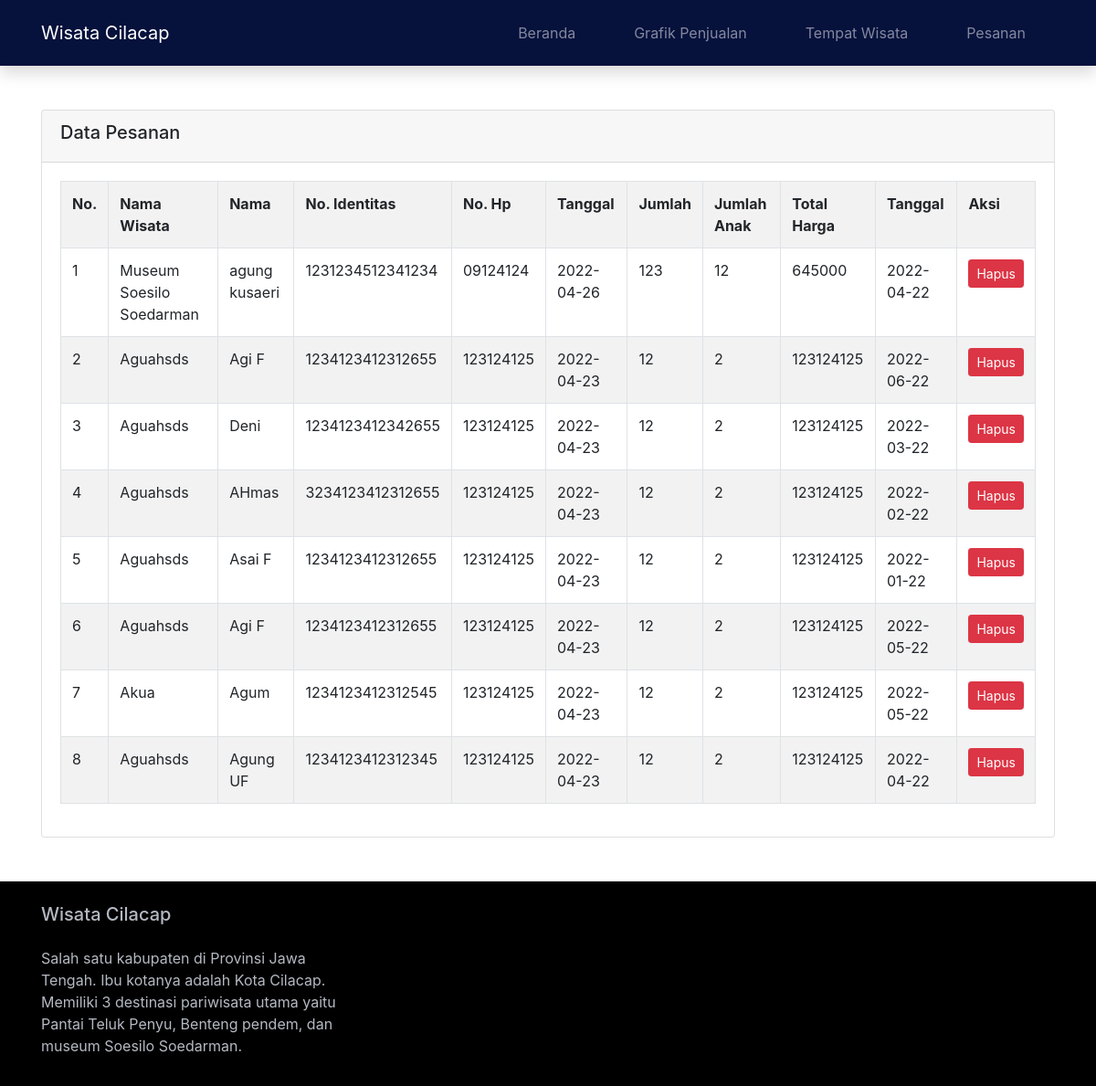
Page /index.php?page=pesanan on the committed database.
### tables this page shows
CREATE TABLE `transaksi` (
  `id` int(11) NOT NULL,
  `nama` varchar(100) NOT NULL,
  `no_identitas` bigint(20) NOT NULL,
  `no_hp` varchar(20) NOT NULL,
  `tanggal` date NOT NULL,
  `jml` int(10) NOT NULL,
  `jml_anak` int(10) NOT NULL,
  `nama_wisata` varchar(100) NOT NULL,
  `total_harga` bigint(20) NOT NULL,
  `tanggal_pesan` date NOT NULL
);

### pesanan.php (the view)
<?php
require ('koneksi.php');
$query = mysqli_query($koneksi,"SELECT * FROM transaksi ORDER BY id DESC");
?>
<div class="container">
    <div class="row">
        <div class="col-md-12">
            <div class="card">
                <div class="card-header">
                    <h5>Data Pesanan</h5>
                </div>
                <div class="card-body">
                    <table class="table table-striped table-bordered">
                        <tr>
                            <th>No.</th>
                            <th>Nama Wisata</th>
                            <th>Nama</th>
                            <th>No. Identitas</th>
                            <th>No. Hp</th>
                            <th>Tanggal</th>
                            <th>Jumlah</th>
                            <th>Jumlah Anak</th>
                            <th>Total Harga</th>
                            <th>Tanggal</th>
                            <th>Aksi</th>
                        </tr>
                        <?php $i = 1; ?>
                       <?php while($row = mysqli_fetch_array($query)) : ?>
                        <tr>
                            <td><?= $i ?></td>
                            <td><?= $row['nama_wisata'] ?></td>
                            <td><?= $row['nama'] ?></td>
                            <td><?= $row['no_identitas'] ?></td>
                            <td><?= $row['no_hp'] ?></td>
                            <td><?= $row['tanggal'] ?></td>
                            <td><?= $row['jml'] ?></td>
                            <td><?= $row['jml_anak'] ?></td>
                            <td><?= $row['total_harga'] ?></td>
                            <td><?= $row['tanggal_pesan'] ?></td>
                            <th>
                                <a href="index.php?page=hapus&id=<?= $row['id'] ?>" class="btn btn-danger btn-sm" onclick="return confirm('Apakah yakin ingin menghapus data ini?')">Hapus</a>
                            </th>
                        </tr>
                        <?php $i++; ?>
                        <?php endwhile; ?>
                    </table>
                </div>
            </div>
        </div>
    </div>
</div>

### index.php (shortened to what this page needs)
<!DOCTYPE html>
<html>
<head>
    <link rel="stylesheet" href="assets/css/bootstrap.min.css">
    <link href="assets/css/style.css" rel="stylesheet" />
</head>
<body>
    <nav class="navbar navbar-expand-lg navbar-dark shadow mb-5">
        <div class="container">
            <a class="navbar-brand" href="index.php">Wisata Cilacap</a>
            <div class="collapse navbar-collapse" id="navbarNav">
                <ul class="navbar-nav ml-auto">
                    <li class="nav-item">
                        <a class="nav-link" href="index.php">Beranda</a>
                    </li>
                    <li class="nav-item">
                        <a class="nav-link" href="index.php?page=penjualan">Grafik Penjualan</a>
                    </li>
                    <li class="nav-item">
                        <a class="nav-link" href="index.php?page=wisata">Tempat Wisata</a>
                    </li>
                    <li class="nav-item">
                        <a class="nav-link" href="index.php?page=pesanan">Pesanan</a>
                    </li>
                </ul>
            </div>
        </div>
    </nav>
    <?php
        if (isset($_GET['page'])){
            $page = $_GET['page'];
            if($page == 'wisata'){
                include('wisata.php');
            }
            else if ($page == 'pesanan'){
                include('pesanan.php');
            }
}
?>
    <footer class="container-fluid mt-5">
        <div class="container">
            <div class="row pt-4 pb-3">
                <div class="col-md-4">
                    <h5>Wisata Cilacap</h5>
                    <p class="mt-4">Salah satu kabupaten di Provinsi Jawa Tengah. Ibu kotanya adalah Kota Cilacap. Memiliki 3 destinasi pariwisata utama yaitu Pantai Teluk Penyu, Benteng pendem, dan museum Soesilo Soedarman.</p>
                </div>
            </div>
        </div>
    </footer>
</body>
</html>

### assets/css/style.css (style rules this page uses)
.nav-item { color: #eceff1;transition: 1s ease-in-out all;padding: 0 1em;margin: .5em; }
nav { background-color: #06113C; }
footer { background-color: black !important; color: #b4b9c2; }

### rows in the picture
transaksi: nama_wisata "Museum Soesilo Soedarman", nama "agung kusaeri", no_identitas "1231234512341234", no_hp "09124124", tanggal "2022-04-26", jml "123", jml_anak "12", total_harga "645000", tanggal_pesan "2022-04-22"
transaksi: nama_wisata "Aguahsds", nama "Agi F", no_identitas "1234123412312655", no_hp "123124125", tanggal "2022-04-23", jml "12", jml_anak "2", total_harga "123124125", tanggal_pesan "2022-06-22"
transaksi: nama_wisata "Aguahsds", nama "Deni", no_identitas "1234123412342655", no_hp "123124125", tanggal "2022-04-23", jml "12", jml_anak "2", total_harga "123124125", tanggal_pesan "2022-03-22"
transaksi: nama_wisata "Aguahsds", nama "AHmas", no_identitas "3234123412312655", no_hp "123124125", tanggal "2022-04-23", jml "12", jml_anak "2", total_harga "123124125", tanggal_pesan "2022-02-22"
transaksi: nama_wisata "Aguahsds", nama "Asai F", no_identitas "1234123412312655", no_hp "123124125", tanggal "2022-04-23", jml "12", jml_anak "2", total_harga "123124125", tanggal_pesan "2022-01-22"
transaksi: nama_wisata "Aguahsds", nama "Agi F", no_identitas "1234123412312655", no_hp "123124125", tanggal "2022-04-23", jml "12", jml_anak "2", total_harga "123124125", tanggal_pesan "2022-05-22"
transaksi: nama_wisata "Akua", nama "Agum", no_identitas "1234123412312545", no_hp "123124125", tanggal "2022-04-23", jml "12", jml_anak "2", total_harga "123124125", tanggal_pesan "2022-05-22"
transaksi: nama_wisata "Aguahsds", nama "Agung UF", no_identitas "1234123412312345", no_hp "123124125", tanggal "2022-04-23", jml "12", jml_anak "2", total_harga "123124125", tanggal_pesan "2022-04-22"
